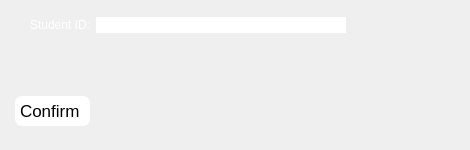
           <widget class="QWidget" name="tab">
            <attribute name="title">
             <string>Return</string>
            </attribute>
            <widget class="QWidget" name="verticalLayoutWidget_4">
             <property name="geometry">
              <rect>
               <x>0</x>
               <y>0</y>
               <width>461</width>
               <height>141</height>
              </rect>
             </property>
             <layout class="QVBoxLayout" name="verticalLayout_9">
              <property name="spacing">
               <number>-1</number>
              </property>
              <property name="sizeConstraint">
               <enum>QLayout::SetMinimumSize</enum>
              </property>
              <property name="leftMargin">
               <number>15</number>
              </property>
              <property name="topMargin">
               <number>15</number>
              </property>
              <property name="rightMargin">
               <number>15</number>
              </property>
              <property name="bottomMargin">
               <number>15</number>
              </property>
              <item>
               <layout class="QHBoxLayout" name="horizontalLayout_6">
                <property name="spacing">
                 <number>-1</number>
                </property>
                <property name="leftMargin">
                 <number>0</number>
                </property>
                <property name="topMargin">
                 <number>0</number>
                </property>
                <property name="rightMargin">
                 <number>0</number>
                </property>
                <property name="bottomMargin">
                 <number>0</number>
                </property>
                <item>
                 <widget class="QLabel" name="label_6">
                  <property name="sizePolicy">
                   <sizepolicy hsizetype="Maximum" vsizetype="Maximum">
                    <horstretch>0</horstretch>
                    <verstretch>0</verstretch>
                   </sizepolicy>
                  </property>
                  <property name="minimumSize">
                   <size>
                    <width>75</width>
                    <height>0</height>
                   </size>
                  </property>
                  <property name="styleSheet">
                   <string notr="true">color: white;</string>
                  </property>
                  <property name="text">
                   <string>Student ID:</string>
                  </property>
                  <property name="alignment">
                   <set>Qt::AlignRight|Qt::AlignTrailing|Qt::AlignVCenter</set>
                  </property>
                 </widget>
                </item>
                <item>
                 <widget class="QLineEdit" name="edtIDReturn">
                  <property name="minimumSize">
                   <size>
                    <width>250</width>
                    <height>0</height>
                   </size>
                  </property>
                  <property name="maximumSize">
                   <size>
                    <width>250</width>
                    <height>16777215</height>
                   </size>
                  </property>
                  <property name="autoFillBackground">
                   <bool>false</bool>
                  </property>
                  <property name="styleSheet">
                   <string notr="true">color: white;</string>
                  </property>
                  <property name="maxLength">
                   <number>13</number>
                  </property>
                  <property name="frame">
                   <bool>false</bool>
                  </property>
                  <property name="placeholderText">
                   <string>Enter Student ID here</string>
                  </property>
                  <property name="clearButtonEnabled">
                   <bool>true</bool>
                  </property>
                 </widget>
                </item>
                <item>
                 <spacer name="horizontalSpacer_5">
                  <property name="orientation">
                   <enum>Qt::Horizontal</enum>
                  </property>
                  <property name="sizeHint" stdset="0">
                   <size>
                    <width>40</width>
                    <height>20</height>
                   </size>
                  </property>
                 </spacer>
                </item>
               </layout>
              </item>
              <item>
               <spacer name="verticalSpacer_3">
                <property name="orientation">
                 <enum>Qt::Vertical</enum>
                </property>
                <property name="sizeHint" stdset="0">
                 <size>
                  <width>20</width>
                  <height>40</height>
                 </size>
                </property>
               </spacer>
              </item>
              <item>
               <widget class="QPushButton" name="pbtnReturn">
                <property name="sizePolicy">
                 <sizepolicy hsizetype="Maximum" vsizetype="Fixed">
                  <horstretch>0</horstretch>
                  <verstretch>0</verstretch>
                 </sizepolicy>
                </property>
                <property name="minimumSize">
                 <size>
                  <width>0</width>
                  <height>30</height>
                 </size>
                </property>
                <property name="maximumSize">
                 <size>
                  <width>16777215</width>
                  <height>30</height>
                 </size>
                </property>
                <property name="font">
                 <font>
                  <pointsize>13</pointsize>
                  <kerning>true</kerning>
                 </font>
                </property>
                <property name="mouseTracking">
                 <bool>true</bool>
                </property>
                <property name="whatsThis">
                 <string>'My Profile' button</string>
                </property>
                <property name="autoFillBackground">
                 <bool>false</bool>
                </property>
                <property name="styleSheet">
                 <string notr="true">
QPushButton
{
text-align: left;
color: black;
padding: 10px;
border-radius:7px;
padding: 5px;
background-color: white; 
}
QPushButton:hover:!pressed
{
  background-color: rgb(241,218,195);
  color: black;
}
QPushButton:checked
{
  background-color: rgb(133,179,225);
  color: black;
}</string>
                </property>
                <property name="text">
                 <string>Confirm </string>
                </property>
                <property name="icon">
                 <iconset>
                  <normaloff>images/navigation-14/svg/check-1518584.svg</normaloff>images/navigation-14/svg/check-1518584.svg</iconset>
                </property>
                <property name="iconSize">
                 <size>
                  <width>25</width>
                  <height>25</height>
                 </size>
                </property>
                <property name="checkable">
                 <bool>false</bool>
                </property>
                <property name="checked">
                 <bool>false</bool>
                </property>
                <property name="autoDefault">
                 <bool>false</bool>
                </property>
                <property name="default">
                 <bool>false</bool>
                </property>
                <property name="flat">
                 <bool>true</bool>
                </property>
               </widget>
              </item>
             </layout>
            </widget>
           </widget>
